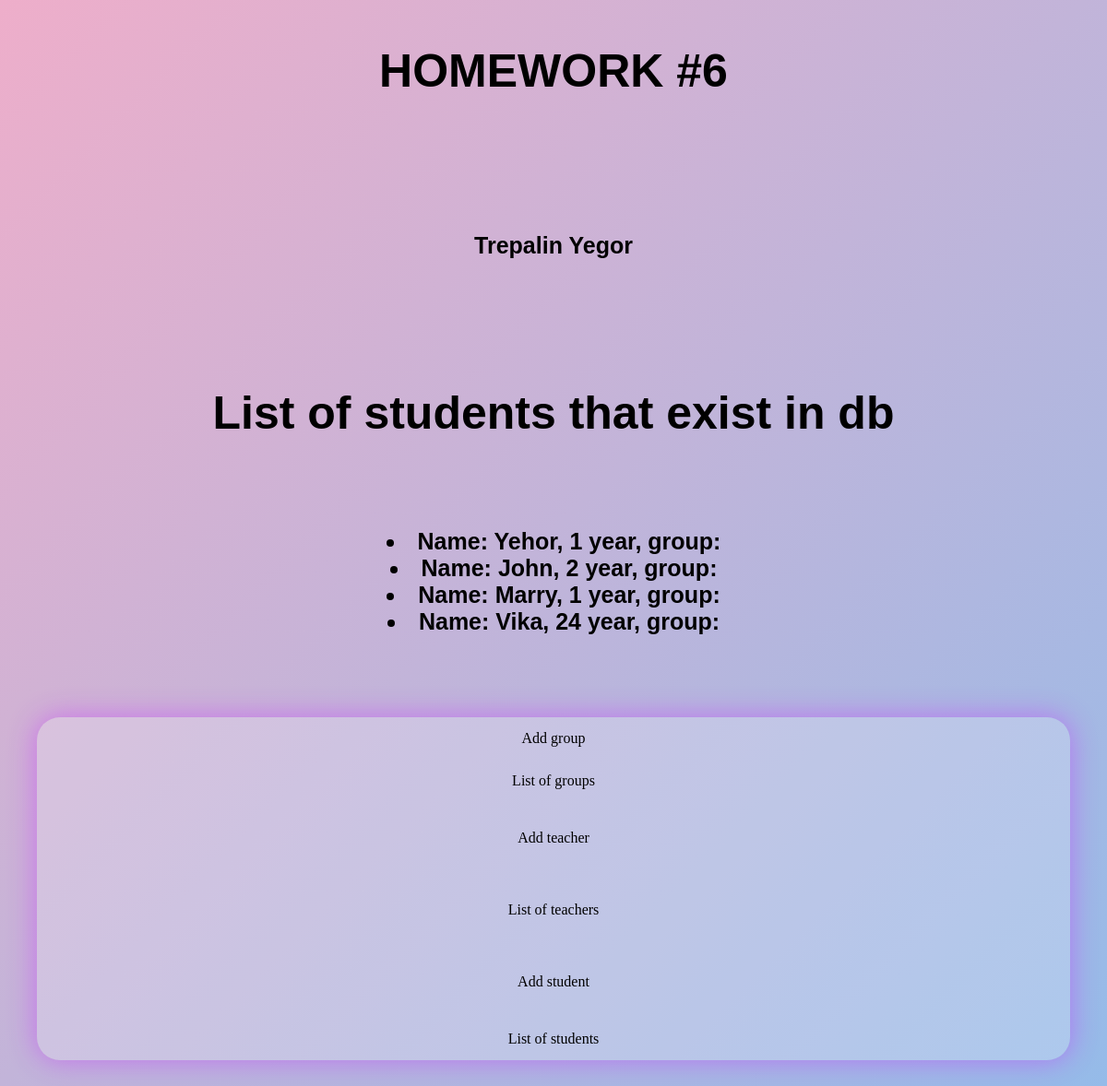
The page /students/ on the database its author committed.
### polls/models.py (models this page shows, shortened)
class Student(models.Model):
    first_name = models.CharField(max_length=255)
    year = models.IntegerField(default=1)

### polls/views.py (the view)
# urls.py: path("students/", views.student_list, name="students_display"),
def student_list(request):
    students = Student.objects.values()
    context = {"students": students}
    return render(request, "student_display.html", context)

### templates/student_display.html (shortened to what this page needs)
<!DOCTYPE html>
<html lang="en" xmlns="http://www.w3.org/1999/html">
<head>
</head>
<body>
<h1>HOMEWORK #6 <p>
    <h3>Trepalin Yegor</h3> </p> </h1>
<h1>List of students that exist in db</h1>
<h3>{% for student in students %}
    <li>Name: {{ student.first_name }}, {{ student.year }} year, group: {{ student.group }}</li>
{% empty %}
    <li>There are no students in db.</li>
{% endfor %}</h3>
<nav>
    <ul>
        <li><a href="{% url 'add_group' %}">Add group</a></li>
        <li><a href="{% url 'group_display' %}">List of groups</a></li>
        <li><a href="{% url 'add_teacher' %}"><p>Add teacher</p></a></li>
        <li><a href="{% url 'teachers_display' %}"><p>List of teachers</p></a></li>
        <li><a href="{% url 'add_student' %}"><p>Add student</p></a></li>
        <li><a href="{% url 'students_display' %}">List of students</a></li>
    </ul>
</nav>
</body>
</html>

### templates/student_display.html (style rules this page uses)
* { text-align: center; }
body { display: grid; background: rgb(238, 174, 202); background: linear-gradient(135deg, rgba(238, 174, 202, 1) 0%, rgba(194, 180, 217, 1) 49%, rgba(148, 187, 233, 1) 100%); position: relative; width: 100vw; height: 150vh; margin: 0px; overflow-x: hidden; }
ul { border-radius: 25px; list-style-type: none; margin: 5vh; padding: 0; overflow: hidden; background-color: rgb(255, 255, 255, 0.2); -webkit-box-shadow: 0px 0px 30px 1px rgba(202, 45, 255, 0.877); -moz-box-shadow: 0px 0px 30px 1px rgba(202, 45, 255, 0.877); box-shadow: 0px 0px 30px 1px rgba(202, 45, 255, 0.47); }
li { align-content: center; }
li a { display: block; color: black; text-align: center; padding: 14px 16px; text-decoration: none; }
h1 { display: block; position: relative; color: black; text-align: center; font-size: 50px; padding: 14px 16px; font-family: Arial, fantasy; }
h3 { display: block; position: relative; color: black; text-align: center; font-size: 25px; padding: 14px 16px; font-family: "Rubik", sans-serif; }

### rows shown on the page
Student: first_name "Yehor", year "1"
Student: first_name "John", year "2"
Student: first_name "Marry", year "1"
Student: first_name "Vika", year "24"
